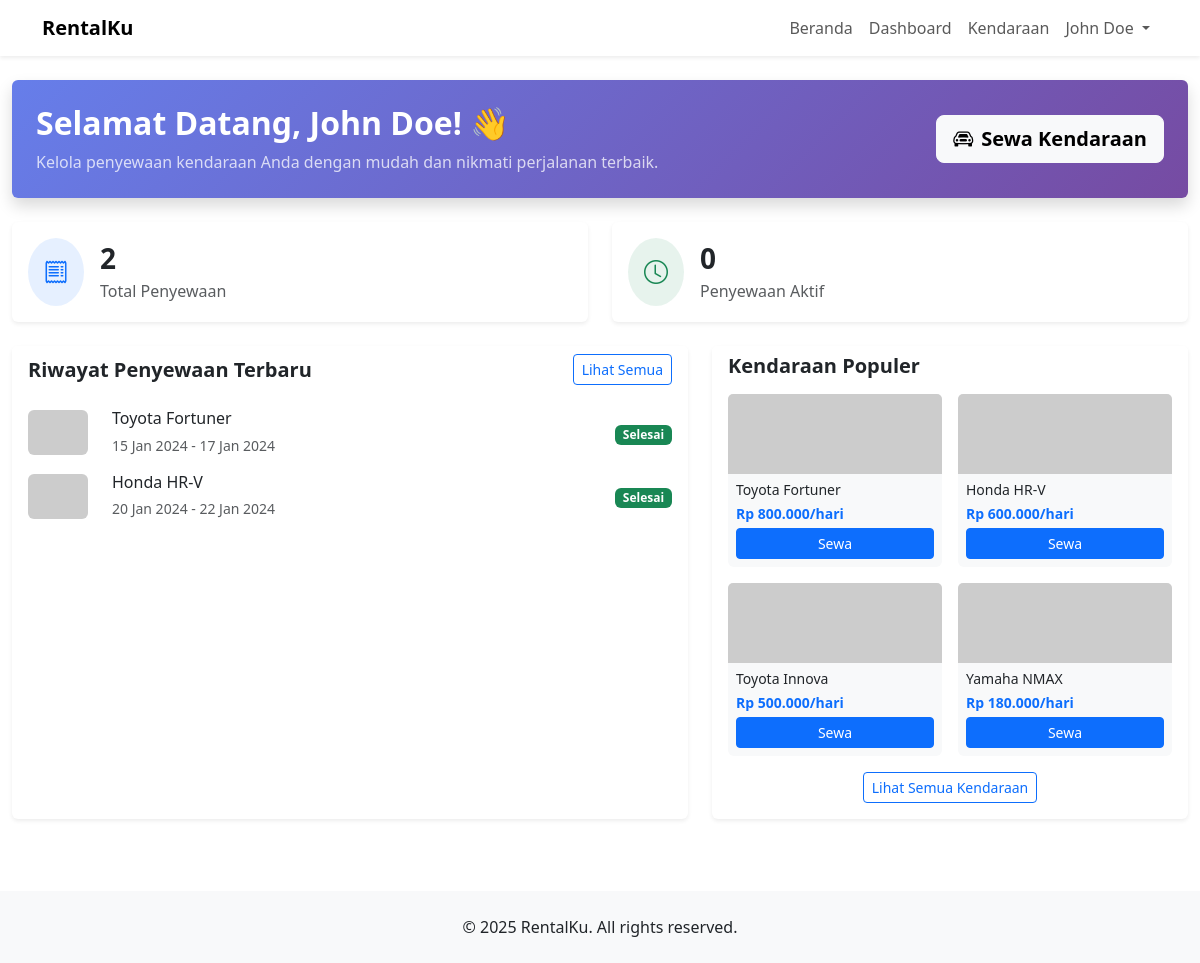
The app's page /src/user_dashboard.php (signed in) with its own data.
### tables this page shows
CREATE TABLE rentals (
    id           INT UNSIGNED AUTO_INCREMENT PRIMARY KEY,
    user_id      INT UNSIGNED NOT NULL,
    vehicle_id   INT UNSIGNED NOT NULL,
    rent_date    DATE NOT NULL,
    return_date  DATE NOT NULL,
    total_price  INT UNSIGNED NOT NULL,
    status       ENUM('Dipesan','Ongoing','Selesai','Dibatalkan') DEFAULT 'Dipesan',
    created_at   TIMESTAMP DEFAULT CURRENT_TIMESTAMP,
    CONSTRAINT fk_rentals_users
      FOREIGN KEY (user_id)    REFERENCES users(id),
    CONSTRAINT fk_rentals_vehicles
      FOREIGN KEY (vehicle_id) REFERENCES vehicles(id)
);

CREATE TABLE vehicles (
    id            INT UNSIGNED AUTO_INCREMENT PRIMARY KEY,
    brand         VARCHAR(100) NOT NULL,
    model         VARCHAR(100) NOT NULL,
    type_id       INT UNSIGNED NOT NULL,
    price_per_day INT UNSIGNED NOT NULL,
    seats         TINYINT      NOT NULL DEFAULT 1,
    transmission  ENUM('Manual','Automatic') DEFAULT 'Manual',
    fuel          ENUM('Bensin','Diesel','Listrik') DEFAULT 'Bensin',
    image         VARCHAR(255),
    status        ENUM('Tersedia','Disewa','Servis') DEFAULT 'Tersedia',
    created_at    TIMESTAMP DEFAULT CURRENT_TIMESTAMP,
    CONSTRAINT fk_vehicle_type
      FOREIGN KEY (type_id) REFERENCES vehicle_types(id)
);

### src/includes/functions.php (called while the page is built, shortened)
<?php
function h(string $str): string
{
    return htmlspecialchars($str, ENT_QUOTES, 'UTF-8');
}
function rupiah(int|float $n): string
{
    return 'Rp '.number_format($n, 0, ',', '.');
}

### src/user_dashboard.php (the view, shortened to what this page needs)
<?php
require_once __DIR__.'/includes/db.php';
require_once __DIR__.'/includes/functions.php';
$user_id = $_SESSION['user']['id'];
$stmt = $pdo->prepare("
    SELECT r.*, v.brand, v.model, v.image, v.price_per_day
    FROM rentals r
    JOIN vehicles v ON v.id = r.vehicle_id
    WHERE r.user_id = ?
    ORDER BY r.created_at DESC
    LIMIT 5
");
$stmt->execute([$user_id]);
$user_rentals = $stmt->fetchAll(PDO::FETCH_ASSOC);
$popular_vehicles = $pdo->query("
    SELECT v.*, t.type_name, COUNT(r.id) as rental_count
    FROM vehicles v
    LEFT JOIN vehicle_types t ON t.id = v.type_id
    LEFT JOIN rentals r ON r.vehicle_id = v.id
    WHERE v.status = 'Tersedia'
    GROUP BY v.id
    ORDER BY rental_count DESC, v.created_at DESC
    LIMIT 6
")->fetchAll(PDO::FETCH_ASSOC);
$total_rentals = $pdo->prepare("SELECT COUNT(*) FROM rentals WHERE user_id = ?");
$total_rentals->execute([$user_id]);
$total_rentals = $total_rentals->fetchColumn();
$active_rentals = $pdo->prepare("SELECT COUNT(*) FROM rentals WHERE user_id = ? AND status IN ('Dipesan', 'Ongoing')");
$active_rentals->execute([$user_id]);
$active_rentals = $active_rentals->fetchColumn();
include_once __DIR__.'/includes/header.php';
?>
<div class="container-fluid py-4">
    <div class="row mb-4">
        <div class="col-12">
            <div class="card bg-gradient-primary text-white border-0 shadow">
                <div class="card-body p-4">
                    <div class="row align-items-center">
                        <div class="col-md-8">
                            <h2 class="fw-bold mb-2">Selamat Datang, <?= h($_SESSION['user']['name']); ?>! 👋</h2>
                            <p class="mb-0 opacity-75">Kelola penyewaan kendaraan Anda dengan mudah dan nikmati perjalanan terbaik.</p>
                        </div>
                        <div class="col-md-4 text-md-end">
                            <a href="vehicles.php" class="btn btn-light btn-lg fw-semibold">
                                <i class="bi bi-car-front me-2"></i>Sewa Kendaraan
                            </a>
                        </div>
                    </div>
                </div>
            </div>
        </div>
    </div>
    <div class="row g-4 mb-4">
        <div class="col-md-6">
            <div class="card border-0 shadow-sm h-100">
                <div class="card-body d-flex align-items-center">
                    <div class="bg-primary bg-opacity-10 rounded-circle p-3 me-3">
                        <i class="bi bi-receipt text-primary fs-4"></i>
                    </div>
                    <div>
                        <h3 class="fw-bold mb-1"><?= $total_rentals; ?></h3>
                        <p class="text-muted mb-0">Total Penyewaan</p>
                    </div>
                </div>
            </div>
        </div>
        <div class="col-md-6">
            <div class="card border-0 shadow-sm h-100">
                <div class="card-body d-flex align-items-center">
                    <div class="bg-success bg-opacity-10 rounded-circle p-3 me-3">
                        <i class="bi bi-clock text-success fs-4"></i>
                    </div>
                    <div>
                        <h3 class="fw-bold mb-1"><?= $active_rentals; ?></h3>
                        <p class="text-muted mb-0">Penyewaan Aktif</p>
                    </div>
                </div>
            </div>
        </div>
    </div>
    <div class="row g-4">
        <div class="col-lg-7">
            <div class="card border-0 shadow-sm h-100">
                <div class="card-header bg-white border-0 pb-0">
                    <div class="d-flex justify-content-between align-items-center">
                        <h5 class="fw-bold mb-0">Riwayat Penyewaan Terbaru</h5>
                        <a href="#" class="btn btn-sm btn-outline-primary">Lihat Semua</a>
                    </div>
                </div>
                <div class="card-body">
                    <?php if (empty($user_rentals)): ?>
                        <div class="text-center py-4">
                            <i class="bi bi-inbox text-muted" style="font-size: 3rem;"></i>
                            <p class="text-muted mt-2">Belum ada riwayat penyewaan</p>
                            <a href="vehicles.php" class="btn btn-primary">Mulai Sewa Sekarang</a>
                        </div>
                    <?php else: ?>
                        <div class="list-group list-group-flush">
                            <?php foreach ($user_rentals as $rental): ?>
                                <div class="list-group-item border-0 px-0">
                                    <div class="row align-items-center">
                                        <div class="col-auto">
                                            <img src="<?= h($rental['image'] ?: 'https://placehold.co/80x60'); ?>"
                                                 class="rounded" width="60" height="45" style="object-fit: cover;">
                                        </div>
                                        <div class="col">
                                            <h6 class="mb-1"><?= h($rental['brand'] . ' ' . $rental['model']); ?></h6>
                                            <small class="text-muted">
                                                <?= date('d M Y', strtotime($rental['rent_date'])); ?> -
                                                <?= date('d M Y', strtotime($rental['return_date'])); ?>
                                            </small>
                                        </div>
                                        <div class="col-auto">
                                            <span class="badge bg-<?= $rental['status'] === 'Selesai' ? 'success' : ($rental['status'] === 'Ongoing' ? 'warning' : 'primary'); ?>">
                                                <?= h($rental['status']); ?>
                                            </span>
                                        </div>
                                    </div>
                                </div>
                            <?php endforeach; ?>
                        </div>
                    <?php endif; ?>
                </div>
            </div>
        </div>
        <div class="col-lg-5">
            <div class="card border-0 shadow-sm h-100">
                <div class="card-header bg-white border-0 pb-0">
                    <h5 class="fw-bold mb-0">Kendaraan Populer</h5>
                </div>
                <div class="card-body">
                    <div class="row g-3">
                        <?php foreach (array_slice($popular_vehicles, 0, 4) as $vehicle): ?>
                            <div class="col-6">
                                <div class="card border-0 bg-light h-100">
                                    <img src="<?= h($vehicle['image'] ?: 'https://placehold.co/200x120'); ?>"
                                         class="card-img-top" style="height: 80px; object-fit: cover;">
                                    <div class="card-body p-2">
                                        <h6 class="card-title mb-1 small"><?= h($vehicle['brand'] . ' ' . $vehicle['model']); ?></h6>
                                        <p class="text-primary fw-bold small mb-1">
                                            <?= rupiah($vehicle['price_per_day']); ?>/hari
                                        </p>
                                        <a href="booking.php?vid=<?= $vehicle['id']; ?>" class="btn btn-primary btn-sm w-100">
                                            Sewa
                                        </a>
                                    </div>
                                </div>
                            </div>
                        <?php endforeach; ?>
                    </div>
                    <div class="text-center mt-3">
                        <a href="vehicles.php" class="btn btn-outline-primary btn-sm">Lihat Semua Kendaraan</a>
                    </div>
                </div>
            </div>
        </div>
    </div>
</div>
<?php include_once __DIR__.'/includes/footer.php'; ?>

### src/assets/css/style.css (style rules this page uses)
::placeholder { color: #999; font-style: italic; }

### src/user_dashboard.php (style rules this page uses)
.bg-gradient-primary { background: linear-gradient(135deg, #667eea 0%, #764ba2 100%); }

### records on screen
rentals: vehicle.model "Toyota Fortuner", rent_date "15 Jan 2024", return_date "17 Jan 2024", status "Selesai"
rentals: vehicle.model "Honda HR‑V", rent_date "20 Jan 2024", return_date "22 Jan 2024", status "Selesai"
vehicles: brand+model "Toyota Fortuner", price_per_day "Rp 800.000"
vehicles: brand+model "Honda HR‑V", price_per_day "Rp 600.000"
vehicles: brand+model "Toyota Innova", price_per_day "Rp 500.000"
vehicles: brand+model "Yamaha NMAX", price_per_day "Rp 180.000"

### other values on screen
$_SESSION['user']['name'] "John Doe"
$total_rentals "2"
$active_rentals "0"
